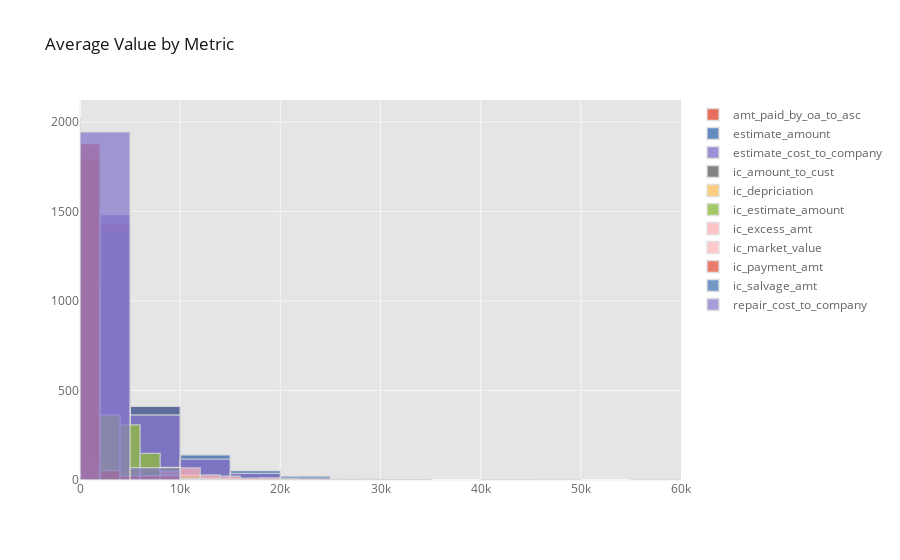

The notebook cell this image was saved under:
### Code cell
numeric_new_1.iplot(kind='hist',histfunc='avg',bins=15,title="Average Value by Metric")

### Figure 1 — Plotly figure (JSON) as saved in the notebook; plotly's stock layout.template omitted (floating-point values rounded to 4 significant figures; data arrays with more than 128 entries replaced by an {"elided": "..."} marker saying what was removed)
{"data": [{"histfunc": "avg", "histnorm": "", "marker": {"color": "rgba(226, 74, 51, 1.0)", "line": {"color": "#D9D9D9", "width": 1.3}}, "name": "amt_paid_by_oa_to_asc", "nbinsx": 15, "opacity": 0.8, "orientation": "v", "type": "histogram", "x": {"elided": "2018 int values"}}, {"histfunc": "avg", "histnorm": "", "marker": {"color": "rgba(62, 111, 176, 1.0)", "line": {"color": "#D9D9D9", "width": 1.3}}, "name": "estimate_amount", "nbinsx": 15, "opacity": 0.8, "orientation": "v", "type": "histogram", "x": {"elided": "2018 int values"}}, {"histfunc": "avg", "histnorm": "", "marker": {"color": "rgba(132, 118, 202, 1.0)", "line": {"color": "#D9D9D9", "width": 1.3}}, "name": "estimate_cost_to_company", "nbinsx": 15, "opacity": 0.8, "orientation": "v", "type": "histogram", "x": {"elided": "2018 int values"}}, {"histfunc": "avg", "histnorm": "", "marker": {"color": "rgba(101, 101, 101, 1.0)", "line": {"color": "#D9D9D9", "width": 1.3}}, "name": "ic_amount_to_cust", "nbinsx": 15, "opacity": 0.8, "orientation": "v", "type": "histogram", "x": {"elided": "2018 int values"}}, {"histfunc": "avg", "histnorm": "", "marker": {"color": "rgba(251, 193, 94, 1.0)", "line": {"color": "#D9D9D9", "width": 1.3}}, "name": "ic_depriciation", "nbinsx": 15, "opacity": 0.8, "orientation": "v", "type": "histogram", "x": {"elided": "2018 int values"}}, {"histfunc": "avg", "histnorm": "", "marker": {"color": "rgba(142, 186, 66, 1.0)", "line": {"color": "#D9D9D9", "width": 1.3}}, "name": "ic_estimate_amount", "nbinsx": 15, "opacity": 0.8, "orientation": "v", "type": "histogram", "x": {"elided": "2018 int values"}}, {"histfunc": "avg", "histnorm": "", "marker": {"color": "rgba(255, 181, 184, 1.0)", "line": {"color": "#D9D9D9", "width": 1.3}}, "name": "ic_excess_amt", "nbinsx": 15, "opacity": 0.8, "orientation": "v", "type": "histogram", "x": {"elided": "2018 int values"}}, {"histfunc": "avg", "histnorm": "", "marker": {"color": "rgba(255, 181, 184, 0.8999999999999999)", "line": {"color": "#D9D9D9", "width": 1.3}}, "name": "ic_market_value", "nbinsx": 15, "opacity": 0.8, "orientation": "v", "type": "histogram", "x": {"elided": "2018 int values"}}, {"histfunc": "avg", "histnorm": "", "marker": {"color": "rgba(226, 74, 51, 0.8999999999999999)", "line": {"color": "#D9D9D9", "width": 1.3}}, "name": "ic_payment_amt", "nbinsx": 15, "opacity": 0.8, "orientation": "v", "type": "histogram", "x": {"elided": "2018 int values"}}, {"histfunc": "avg", "histnorm": "", "marker": {"color": "rgba(62, 111, 176, 0.8999999999999999)", "line": {"color": "#D9D9D9", "width": 1.3}}, "name": "ic_salvage_amt", "nbinsx": 15, "opacity": 0.8, "orientation": "v", "type": "histogram", "x": {"elided": "2018 int values"}}, {"histfunc": "avg", "histnorm": "", "marker": {"color": "rgba(132, 118, 202, 0.8999999999999999)", "line": {"color": "#D9D9D9", "width": 1.3}}, "name": "repair_cost_to_company", "nbinsx": 15, "opacity": 0.8, "orientation": "v", "type": "histogram", "x": {"elided": "2018 int values"}}], "layout": {"barmode": "overlay", "legend": {"bgcolor": "#FFFFFF", "font": {"color": "#666666"}}, "paper_bgcolor": "#FFFFFF", "plot_bgcolor": "#E5E5E5", "title": {"font": {"color": "#151516"}, "text": "Average Value by Metric"}, "xaxis": {"gridcolor": "#F6F6F6", "showgrid": true, "tickfont": {"color": "#666666"}, "title": {"font": {"color": "#666666"}, "text": ""}, "zerolinecolor": "#F6F6F6"}, "yaxis": {"gridcolor": "#F6F6F6", "showgrid": true, "tickfont": {"color": "#666666"}, "title": {"font": {"color": "#666666"}, "text": ""}, "zerolinecolor": "#F6F6F6"}}}
